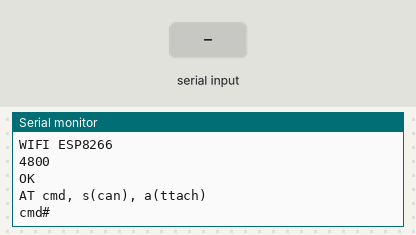
Recording of a sketch running on a simulated Arduino Uno, built with avr-gcc and run on an emulated ATmega328P. Parts: the last lines printed to the serial monitor. The test bench sets the inputs (shaded band). The modem accepts every AT command (registered, SIM ready, sends succeed) and sends nothing else.

Above: at 4.1 s.
4.2 s: "s" received over Serial
At 4.7 s:
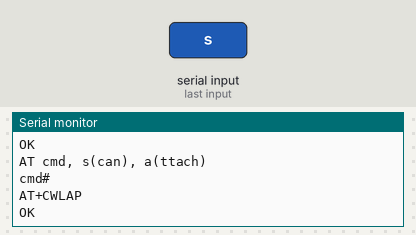
5.7 s: "s" received over the second serial link
At 6.9 s:
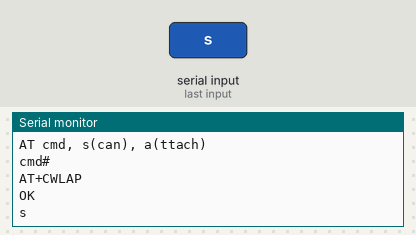
7.2 s: "a" received over the second serial link
At 8.2 s:
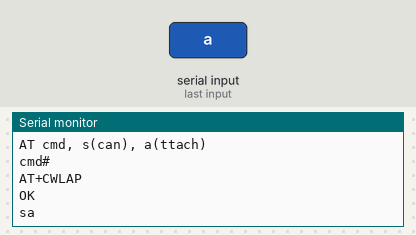

Measured:
- after the input at 4.2 s, the serial monitor: prints a new line at once (image 1)
- after the input at 5.7 s, the serial monitor: prints a new line at once (image 2)
- after the input at 7.2 s, the serial monitor: prints a new line at once (image 3)

The sketch:

Testwifi_ATproxy.ino
```cpp
#include <SoftwareSerial.h>
SoftwareSerial wifi(8, 9);


//                       TOP VIEW         -resistor-
//  TX-8            GND
//  CH_PD-3.3       GPIO2
//  RST             GPIO0
//  VCC-3.3         RX-9           -black area-


char TmpBuffer[200];
#define WIFIIGNOREERROR 1
#define WIFIERROR       2
#define WIFIOK          1
#define WIFIUNKNOWN     0

void setup()
{
  wifi.begin(4800);
  Serial.begin(9600);
  Serial.println("WIFI ESP8266"); delay(2000);
  /* Volendo provare diversi baudrate  */

  while (0) {
    prova(4800L);
    prova(9600L);
    prova(19200L);
    prova(38400L);
    prova(57600L);
    prova(4800L);
    prova(115200L);
  }


  // wifi.println("AT+UART_DEF=4800,8,1,0,0");  // set baudrate to 4800
  prova(4800L);
  Serial.print(F("\nAT cmd, s(can), a(ttach)\n"));
  Serial.println(F("cmd# "));

}

void loop() {
  //////////////////////////////////////////////////////
  // CONSOLE COMMAND PROCESSING
  //////////////////////////////////////////////////////
  while (wifi.available())
    Serial.write(wifi.read());
  if (Serial.available())
  {
    char a = Serial.read();
    switch (a)
    {
      case 's': wifiScan(); while (Serial.available()) Serial.read(); break;
      case 'a': wifiAttach(); while (Serial.available()) Serial.read(); break;

      default:
        {
          long int start = millis();
          wifi.write(a);
          delay(100);
          while (Serial.available())wifi.write(Serial.read());
          while (millis() < start + 4000)
            if (wifi.available()) {
              Serial.write(a = wifi.read());
            }
        }
    }

  }
}

void wifiAttach()
{
  WIFI_AT(F("AT+CWJAP_CUR=\"arakneneat\",\"x1x2x3x4x5\""));
  WIFI_AT(F("AT+PING=\"8.8.8.8\""));
}

void wifiScan()
{
  WIFI_AT(F("AT+CWLAP"));
}

////////////////////////////////////////////////////

int WIFI_AT(const __FlashStringHelper * ATCommand)
{
  long int start = millis();
  wifi.println(ATCommand);
  Serial.println(ATCommand);
  while (millis() < start + 5000)
    if (wifi.available())
      Serial.write(wifi.read());
  return 1;
}


void  prova(long int baud)
{
  long int start = millis();
  wifi.end();
  wifi.begin(baud);
  Serial.println(baud);
  wifi.println("AT");
  while (millis() < start + 1000)
    if (wifi.available())
      Serial.write(wifi.read());
}
```
